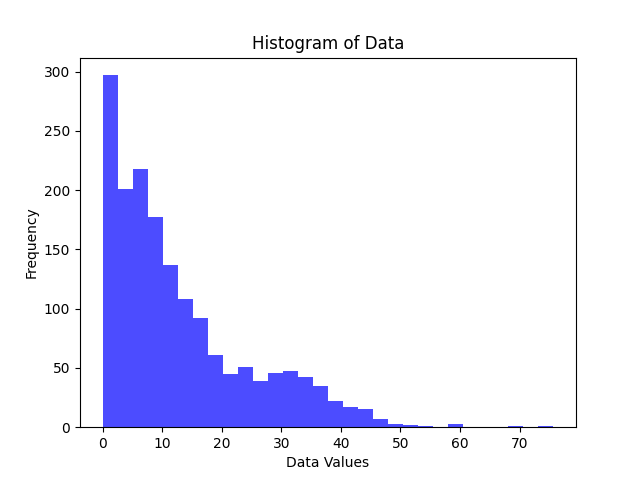
#> input picture src/azure_trace/hist.png, 640 x 480 px
$ python -i imageprocess.py   (imports and definitions only)
#> lines starting #> are read from the running program, lines starting #| are printed output that depends on the picture
#> further down, picture is the input picture: PIL image 640x480 RGBA; mean R, G, B, A 234.5, 234.5, 251.7, 255
from PIL import Image, ImageFilter
from time import time
import io
from minio import Minio
import sys


# [10 lines left out: functions flip, rotate, not called in this run]

def filter(image):
    img_1 = image.filter(ImageFilter.BLUR)
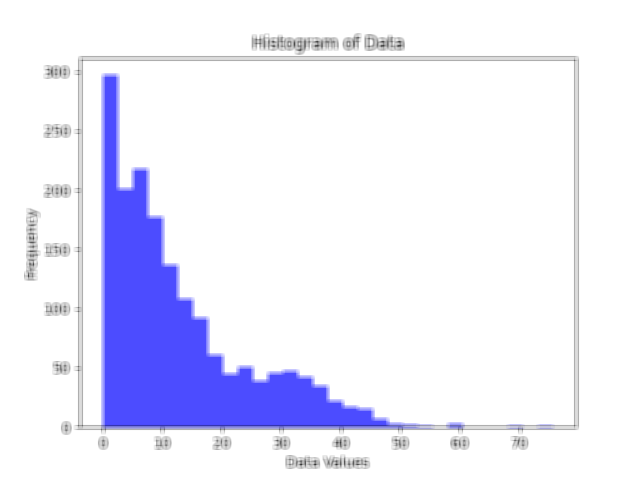
#> img_1: PIL image 640x480 RGBA; mean R, G, B, A 234.5, 234.5, 251.8, 255
    img_2 = image.filter(ImageFilter.CONTOUR)
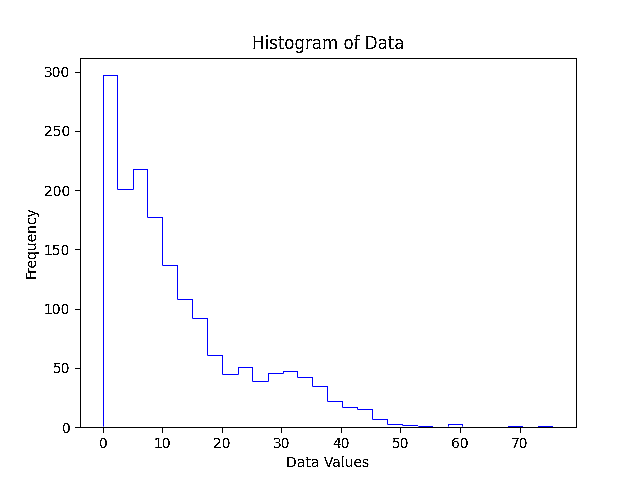
#> img_2: PIL image 640x480 RGBA; mean R, G, B, A 250.9, 250.9, 251.8, 255
    img_3 = image.filter(ImageFilter.SHARPEN)
    return [img_1, img_2, img_3]

def gray_scale(image):
    img = image.convert('L')
    return img

def resize(image):
    img = image.thumbnail((128, 128))
    return img

# [38 lines left out: function main, not called in this run]

>>> from PIL import Image
>>> picture = Image.open('../../../src/azure_trace/hist.png')
>>> result = filter(picture)
#> result = 3 items
